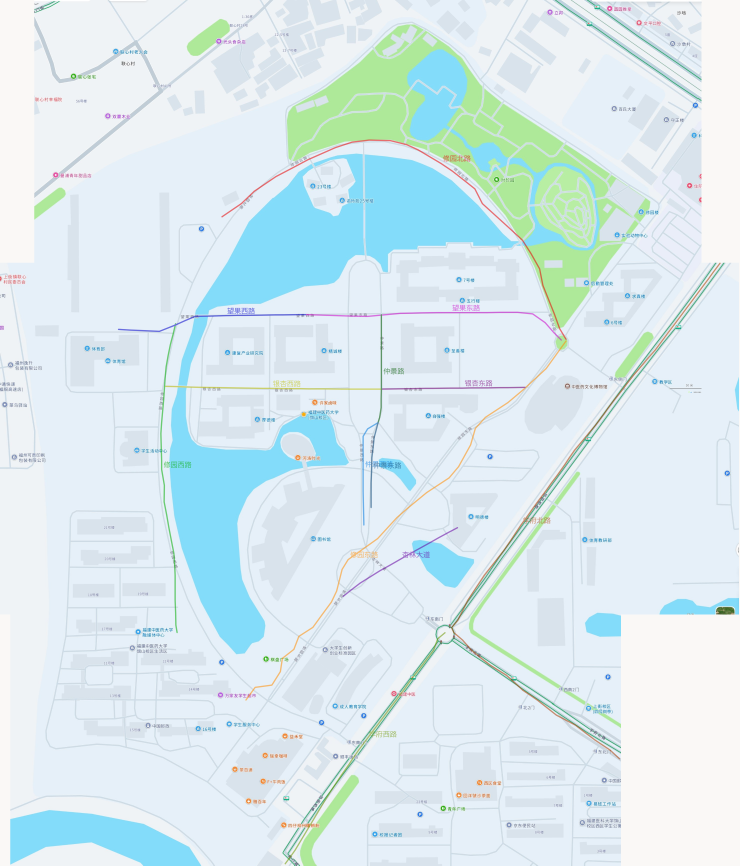
#> input picture _audit/campus_map_20261113/_data/amap/roads_check.png, 2957 x 3463 px, found by its file name (shown at 1/4 size)
$ python checkcrops.py
#> lines starting #> are read from the running program, lines starting #| are printed output that depends on the picture; after the words box and inside, x2 and y2 are one past the last pixel; in counts of white or black regions, pixels touching at a corner belong together
import cv2, numpy as np, os
BASE = r"C:\Users\Ko_Li\.openclaw\workspace\web\_audit\campus_map_20261113\_data\amap"
WORK = os.path.join(BASE, "_work")
im = cv2.imread(os.path.join(BASE, "roads_check.png"))
#> im is the input picture: shape (3463, 2957, 3); mean B, G, R 239.4, 234.7, 217.4
H, W = im.shape[:2]
#> H = 3463; W = 2957
def crop(x0, y0, x1, y1, scale, name):
#> called with x0 = 450, y0 = 450, x1 = 2350, y1 = 1450, scale = 0.62, name = 'rk_north.png'
    c = im[y0:y1, x0:x1].copy()
    c = cv2.resize(c, None, fx=scale, fy=scale, interpolation=cv2.INTER_AREA if scale < 1 else cv2.INTER_NEAREST)
#> c: shape (620, 1178, 3)
    ch, cw = c.shape[:2]
#> ch = 620; cw = 1178
    font = cv2.FONT_HERSHEY_SIMPLEX
    for x in range(x0//100*100, x1+1, 100):
        if x < x0: continue
        px = int((x-x0)*scale)
        if 0 <= px < cw:
            cv2.line(c, (px,0), (px,ch-1), (0,200,0), 1)
            cv2.putText(c, str(x), (px+2, 14), font, 0.45, (0,160,0), 1, cv2.LINE_AA)
#> c: shape (620, 1178, 3); mean B, G, R 228.1, 230.2, 194.2
    for y in range(y0//100*100, y1+1, 100):
        if y < y0: continue
        py = int((y-y0)*scale)
        if 0 <= py < ch:
            cv2.line(c, (0,py), (cw-1,py), (0,200,0), 1)
            cv2.putText(c, str(y), (3, py+14), font, 0.45, (0,160,0), 1, cv2.LINE_AA)
#> c: shape (620, 1178, 3); mean B, G, R 224, 229.6, 190.7
    cv2.imwrite(os.path.join(WORK, name), c, [cv2.IMWRITE_PNG_COMPRESSION, 6])
    print(name, c.shape)
#| rk_north.png (620, 1178, 3)
crop(450, 450, 2350, 1450, 0.62, "rk_north.png")
crop(400, 1150, 1600, 1800, 0.94, "rk_central.png")
#> call 2 of crop, with x0 = 400, y0 = 1150, x1 = 1600, y1 = 1800, scale = 0.94, name = 'rk_central.png'
#> in crop (call 2), `font = cv2.FONT_HERSHEY_SIMPLEX`: font = 0
#> after the loop in crop (call 2), `for x in range(x0//100*100, x1+1, 100):`: c: shape (611, 1128, 3); mean B, G, R 239.6, 231.5, 211.3
#> after the loop in crop (call 2), `for y in range(y0//100*100, y1+1, 100):`:
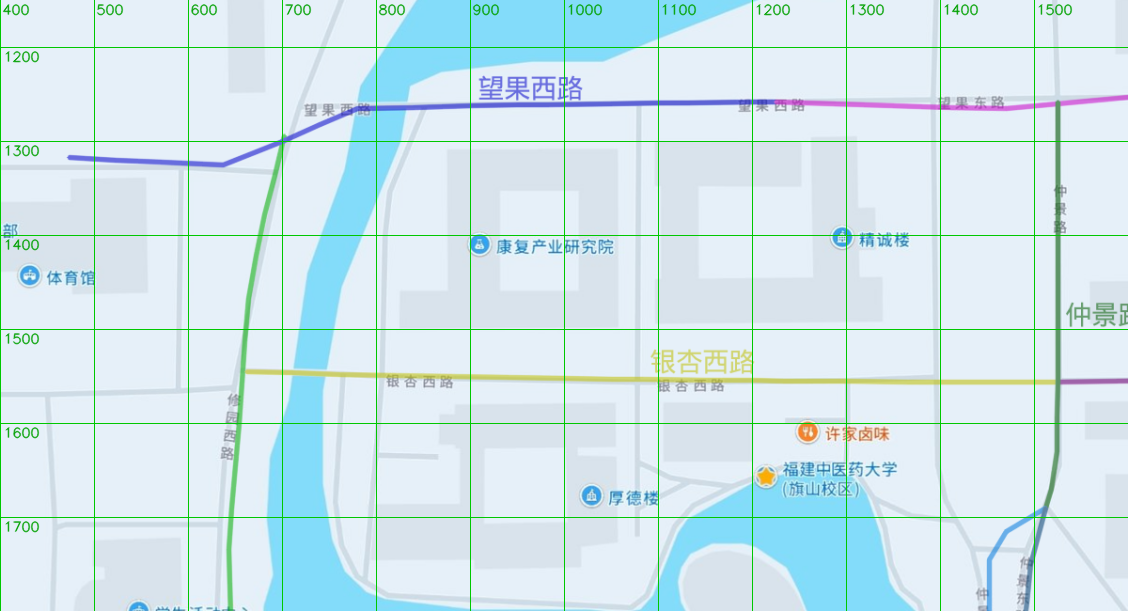
#> c: shape (611, 1128, 3); mean B, G, R 237, 231.1, 209
#| rk_central.png (611, 1128, 3)
crop(1250, 1150, 2400, 1900, 0.94, "rk_east.png")
#> call 3 of crop, with x0 = 1250, y0 = 1150, x1 = 2400, y1 = 1900, scale = 0.94, name = 'rk_east.png'
#> after the loop in crop (call 3), `for x in range(x0//100*100, x1+1, 100):`: c: shape (705, 1081, 3); mean B, G, R 237, 231.6, 217.1
#> after the loop in crop (call 3), `for y in range(y0//100*100, y1+1, 100):`:
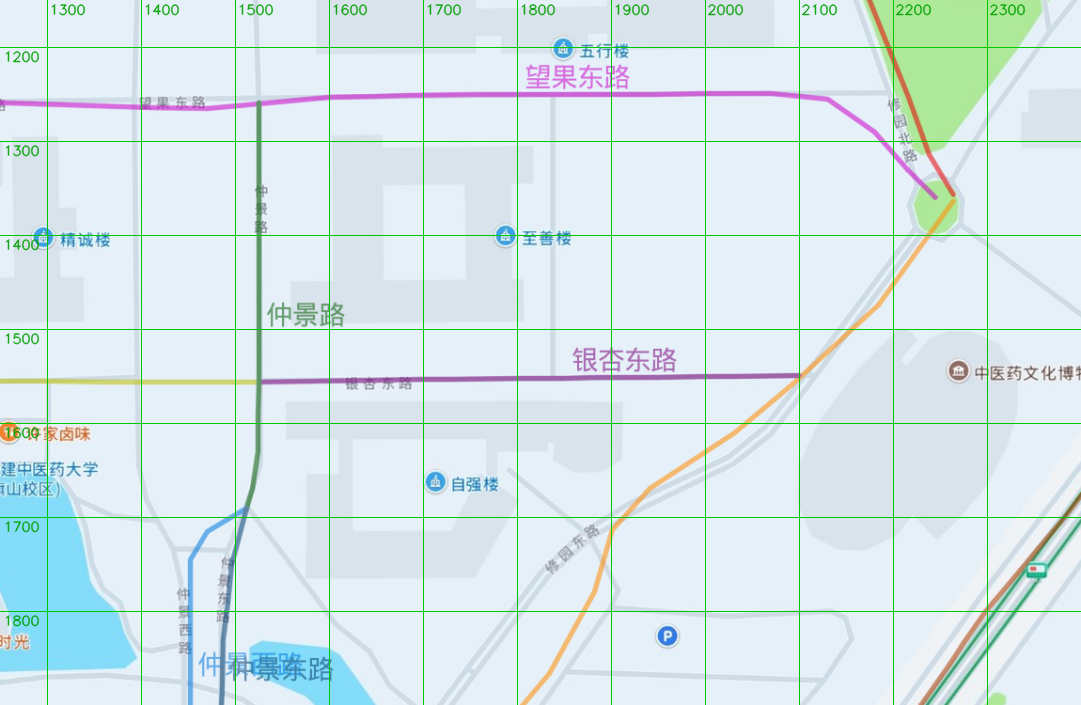
#> c: shape (705, 1081, 3); mean B, G, R 234.4, 231.2, 214.7
#| rk_east.png (705, 1081, 3)
crop(900, 1850, 2000, 2950, 1.0, "rk_south.png")
#> call 4 of crop, with x0 = 900, y0 = 1850, x1 = 2000, y1 = 2950, scale = 1, name = 'rk_south.png'
#> after the loop in crop (call 4), `for x in range(x0//100*100, x1+1, 100):`: c: shape (1100, 1100, 3); mean B, G, R 239.3, 232.3, 212.6
#> after the loop in crop (call 4), `for y in range(y0//100*100, y1+1, 100):`:
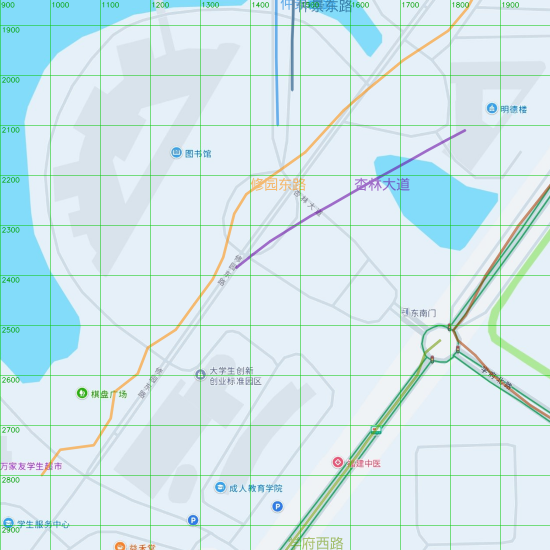
#> c: shape (1100, 1100, 3) (shown at 1/2 size); mean B, G, R 236.7, 231.9, 210.3
#| rk_south.png (1100, 1100, 3)
crop(1500, 2050, 2600, 3200, 0.86, "rk_se.png")
#> after the loop in crop (call 5), `for x in range(x0//100*100, x1+1, 100):`:
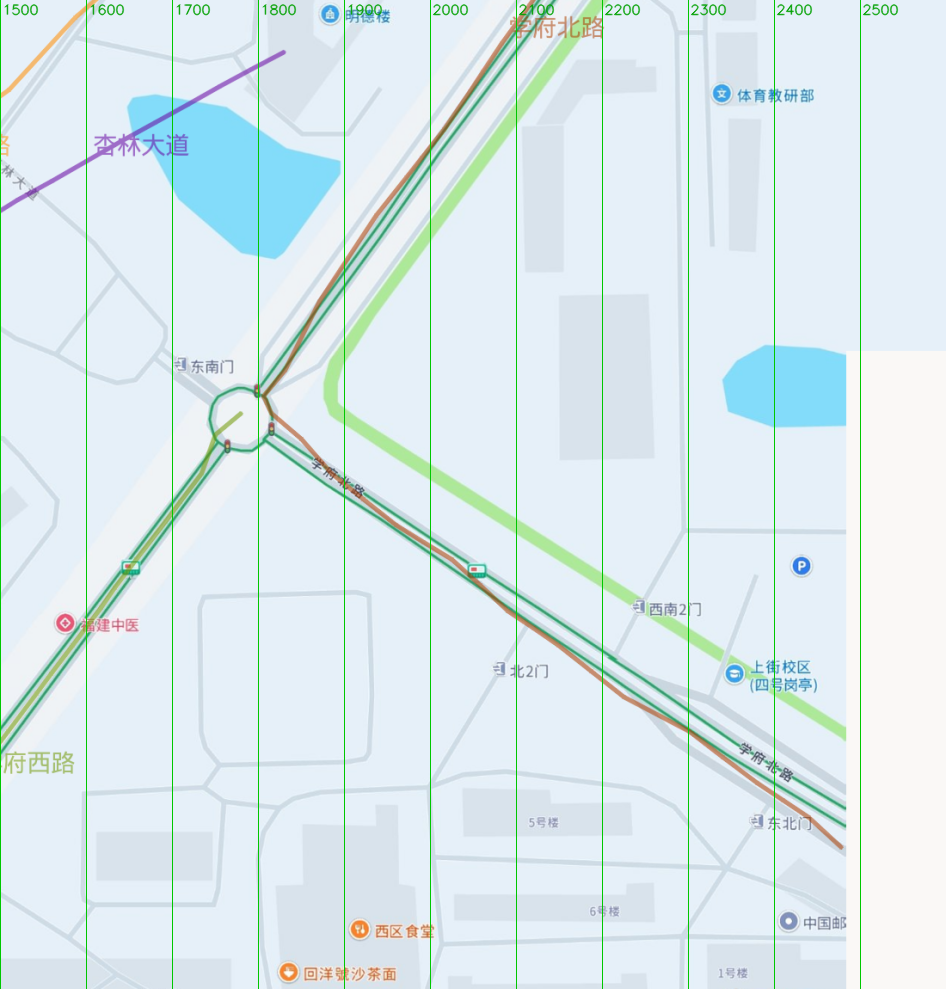
#> c: shape (989, 946, 3); mean B, G, R 237.9, 234.2, 219.4
#> after the loop in crop (call 5), `for y in range(y0//100*100, y1+1, 100):`:
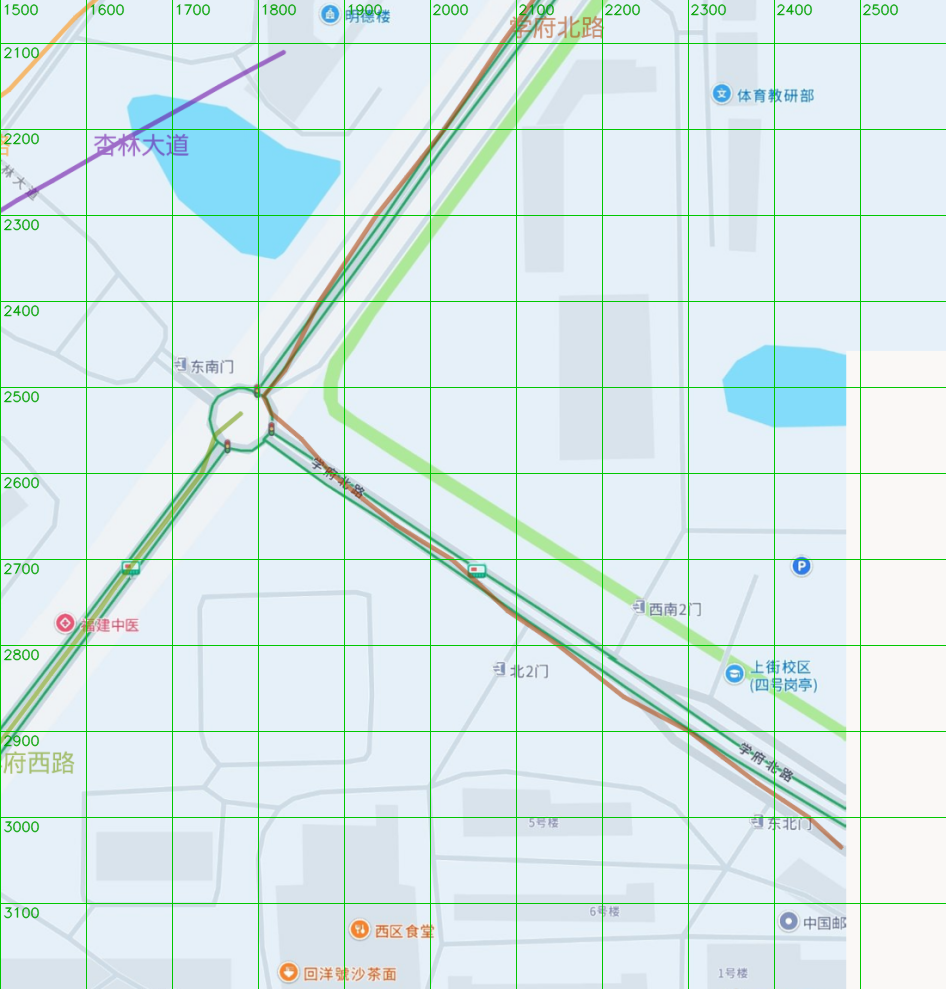
#> c: shape (989, 946, 3); 1.43% of pixels changed, all inside (x1, y1, x2, y2) = (1, 43, 946, 919)
#| rk_se.png (989, 946, 3)
crop(250, 2200, 1400, 3463, 0.85, "rk_west.png")
#> after the loop in crop (call 6), `for x in range(x0//100*100, x1+1, 100):`:
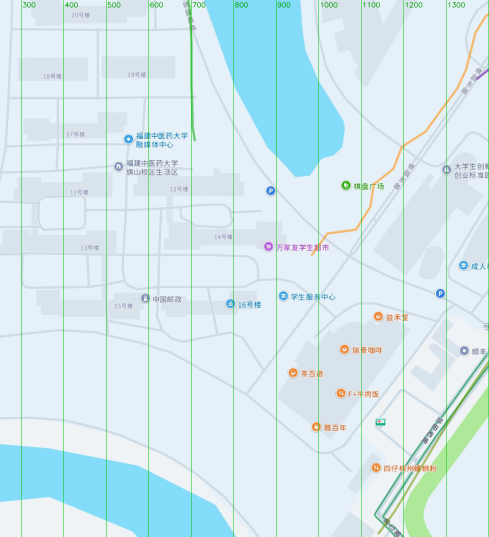
#> c: shape (1074, 978, 3) (shown at 1/2 size); mean B, G, R 238.9, 232.8, 212.3
#> after the loop in crop (call 6), `for y in range(y0//100*100, y1+1, 100):`:
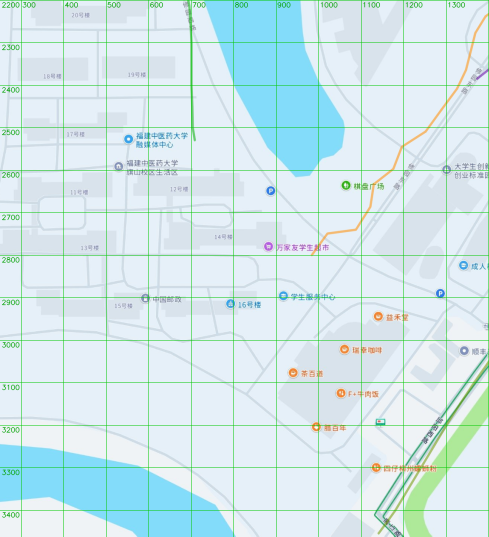
#> c: shape (1074, 978, 3) (shown at 1/2 size); 1.54% of pixels changed, all inside (x1, y1, x2, y2) = (0, 0, 977, 1036)
#| rk_west.png (1074, 978, 3)
